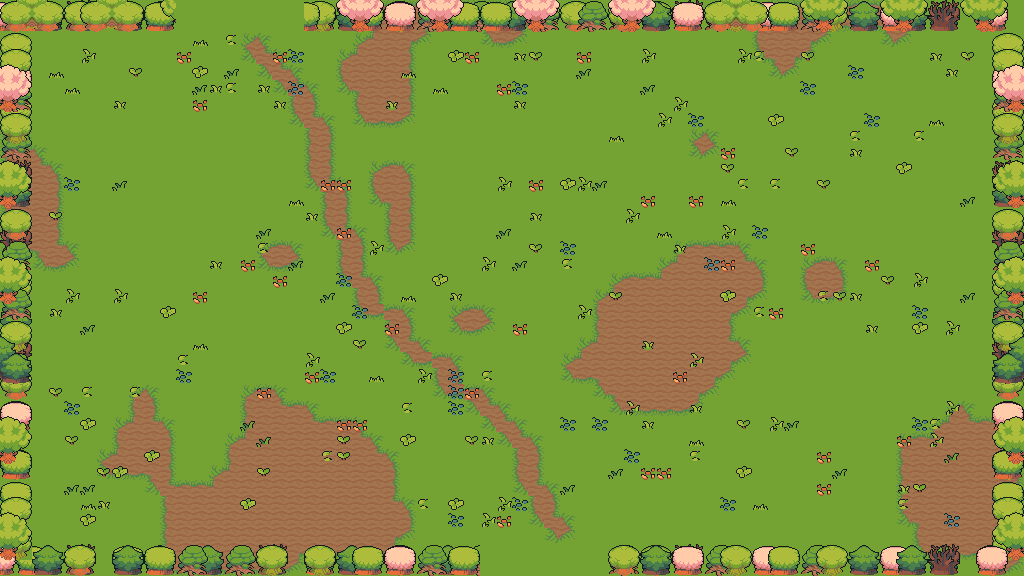

This game map was drawn from its Tiled (.tmx) file and the tilesets committed beside it. A one-line description and the trimmed map source follow:
An orthogonal 64x36 tile map with 16x16 px tiles, 7 tile layers (floor, ground, path, decor, ...), 5 tilesets and 35 objects (19x prop, 7x obstacle, 6x spawn, 2x door, playerStart).

<map version="1.10" tiledversion="1.11.0" orientation="orthogonal" renderorder="right-down" width="64" height="36" tilewidth="16" tileheight="16" infinite="0" nextlayerid="9" nextobjectid="36">
 <properties>
    <property name="chapter" type="int" value="2" />
    <property name="room" type="int" value="8" />
    <property name="isBossRoom" type="bool" value="false" />
 </properties>
 <tileset firstgid="1" source="field.tsx" />
 <tileset firstgid="76" source="water.tsx" />
 <tileset firstgid="552" source="nature.tsx" />
 <tileset firstgid="1056" source="floordetail.tsx" />
 <tileset firstgid="1136" source="tilefloor.tsx" />
 <layer id="1" name="floor" width="64" height="36">
  <data>[2304 cells, 2304 non-empty, 1 distinct tile ids]</data>
 </layer>
 <layer id="2" name="ground" width="64" height="36">
  <data>[2304 cells, 492 non-empty, 13 distinct tile ids]</data>
 </layer>
 <layer id="3" name="path" width="64" height="36">
  <data>[2304 cells, 83 non-empty, 9 distinct tile ids]</data>
 </layer>
 <layer id="4" name="decor" width="64" height="36">
  <data>[2304 cells, 211 non-empty, 9 distinct tile ids]</data>
 </layer>
 <layer id="5" name="border-back" width="64" height="36">
  <data>[2304 cells, 284 non-empty, 28 distinct tile ids]</data>
 </layer>
 <layer id="6" name="border-mid" width="64" height="36">
  <data>[2304 cells, 276 non-empty, 28 distinct tile ids]</data>
 </layer>
 <layer id="7" name="border-front" width="64" height="36">
  <data>[2304 cells, 142 non-empty, 40 distinct tile ids]</data>
 </layer>
 <objectgroup id="8" name="objects">
  <object id="1" name="playerStart" x="544" y="368"><point /></object>
  <object id="2" name="spawn" x="456" y="456">
   <properties>
    <property name="role" value="chaser" />
    <property name="wave" type="int" value="1" />
    <property name="elite" type="bool" value="true" />
   </properties>
  <point /></object>
  <object id="3" name="spawn" x="368" y="440">
   <properties>
    <property name="role" value="caster" />
    <property name="wave" type="int" value="1" />
    <property name="elite" type="bool" value="true" />
   </properties>
  <point /></object>
  <object id="4" name="spawn" x="632" y="256">
   <properties>
    <property name="role" value="tank" />
    <property name="wave" type="int" value="2" />
    <property name="elite" type="bool" value="false" />
   </properties>
  <point /></object>
  <object id="5" name="spawn" x="544" y="504">
   <properties>
    <property name="role" value="chaser" />
    <property name="wave" type="int" value="2" />
    <property name="elite" type="bool" value="false" />
   </properties>
  <point /></object>
  <object id="6" name="spawn" x="464" y="200">
   <properties>
    <property name="role" value="caster" />
    <property name="wave" type="int" value="3" />
    <property name="elite" type="bool" value="false" />
   </properties>
  <point /></object>
  <object id="7" name="spawn" x="416" y="336">
   <properties>
    <property name="role" value="chaser" />
    <property name="wave" type="int" value="3" />
    <property name="elite" type="bool" value="false" />
   </properties>
  <point /></object>
  <object id="8" name="door" x="544" y="568"><point /></object>
  <object id="9" name="door" x="248" y="8"><point /></object>
  <object id="10" name="obstacle" x="0" y="544" width="480" height="32">
   <properties>
    <property name="kind" value="edge" />
   </properties>
  </object>
  <object id="11" name="obstacle" x="608" y="544" width="416" height="32">
   <properties>
    <property name="kind" value="edge" />
   </properties>
  </object>
  <object id="12" name="obstacle" x="0" y="0" width="176" height="32">
   <properties>
    <property name="kind" value="edge" />
   </properties>
  </object>
  <object id="13" name="obstacle" x="304" y="0" width="720" height="32">
   <properties>
    <property name="kind" value="edge" />
   </properties>
  </object>
  <object id="14" name="obstacle" x="0" y="32" width="32" height="512">
   <properties>
    <property name="kind" value="edge" />
   </properties>
  </object>
  <object id="15" name="obstacle" x="992" y="32" width="32" height="512">
   <properties>
    <property name="kind" value="edge" />
   </properties>
  </object>
  <object id="16" name="obstacle" x="208" y="160" width="48" height="16">
   <properties>
    <property name="kind" value="wall" />
   </properties>
  </object>
  <object id="17" name="prop" x="320" y="60" width="48" height="48">
   <properties>
    <property name="key" value="tree-big-orange" />
   </properties>
  </object>
  <object id="18" name="prop" x="47" y="120" width="16" height="32">
   <properties>
    <property name="key" value="totem" />
   </properties>
  </object>
  <object id="19" name="prop" x="160" y="80" width="16" height="16">
   <properties>
    <property name="key" value="bush-dark" />
   </properties>
  </object>
  <object id="20" name="prop" x="96" y="208" width="33" height="25">
   <properties>
    <property name="key" value="fishnet" />
   </properties>
  </object>
  <object id="21" name="prop" x="384" y="208" width="16" height="16">
   <properties>
    <property name="key" value="grass-tall" />
   </properties>
  </object>
  <object id="22" name="prop" x="888" y="200" width="32" height="32">
   <properties>
    <property name="key" value="tree-pine" />
   </properties>
  </object>
  <object id="23" name="prop" x="735" y="88" width="16" height="32">
   <properties>
    <property name="key" value="totem" />
   </properties>
  </object>
  <object id="24" name="prop" x="816" y="112" width="16" height="16">
   <properties>
    <property name="key" value="bush-green" />
   </properties>
  </object>
  <object id="25" name="prop" x="880" y="64" width="16" height="16">
   <properties>
    <property name="key" value="grass-tall" />
   </properties>
  </object>
  <object id="26" name="prop" x="672" y="144" width="16" height="16">
   <properties>
    <property name="key" value="flower-yellow" />
   </properties>
  </object>
  <object id="27" name="prop" x="183" y="408" width="32" height="32">
   <properties>
    <property name="key" value="tree-round" />
   </properties>
  </object>
  <object id="28" name="prop" x="368" y="496" width="16" height="16">
   <properties>
    <property name="key" value="grass-tall" />
   </properties>
  </object>
  <object id="29" name="prop" x="224" y="304" width="16" height="16">
   <properties>
    <property name="key" value="flower-clover" />
   </properties>
  </object>
  <object id="30" name="prop" x="288" y="432" width="16" height="16">
   <properties>
    <property name="key" value="bush-dark" />
   </properties>
  </object>
  <object id="31" name="prop" x="208" y="496" width="16" height="16">
   <properties>
    <property name="key" value="grass-tall" />
   </properties>
  </object>
  <object id="32" name="prop" x="608" y="344" width="16" height="16">
   <properties>
    <property name="key" value="crate" />
   </properties>
  </object>
  <object id="33" name="prop" x="784" y="368" width="16" height="16">
   <properties>
    <property name="key" value="grass-tall" />
   </properties>
  </object>
  <object id="34" name="prop" x="672" y="512" width="16" height="16">
   <properties>
    <property name="key" value="flower-sun" />
   </properties>
  </object>
  <object id="35" name="prop" x="880" y="352" width="16" height="16">
   <properties>
    <property name="key" value="bush-light" />
   </properties>
  </object>
 </objectgroup>
</map>
